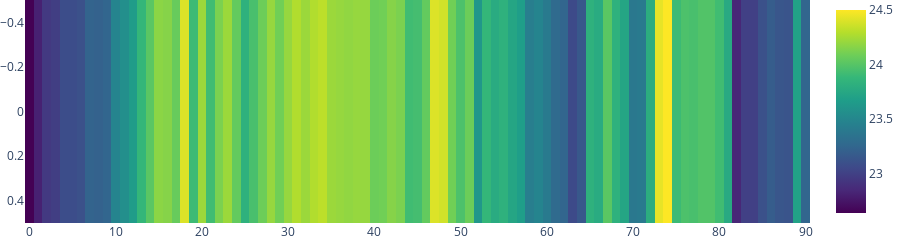

Notebook source saved alongside this figure:
### Code cell
accept_input("push the kettle", task_id=1, plot=True, show_frames=True)

### Figure 1 — Plotly figure (JSON) as saved in the notebook; plotly's stock layout.template omitted (floating-point values rounded to 4 significant figures)
{"data": [{"coloraxis": "coloraxis", "hovertemplate": "x: %{x}<br>y: %{y}<br>color: %{z}<extra></extra>", "name": "0", "type": "heatmap", "xaxis": "x", "yaxis": "y", "z": [[22.64, 22.81, 22.95, 22.98, 23.08, 23.08, 23.11, 23.23, 23.22, 23.25, 23.48, 23.56, 23.66, 23.88, 24.02, 24.17, 24.16, 24.06, 24.41, 23.91, 24.22, 23.92, 24.12, 24.22, 24.05, 23.83, 23.95, 24.08, 24.2, 24.09, 24.2, 24.28, 24.22, 24.28, 24.31, 24.22, 24.2, 24.19, 24.2, 24.2, 24.08, 24.09, 24.16, 24.12, 23.92, 23.94, 24.05, 24.41, 24.38, 24.09, 23.97, 24.08, 23.62, 23.88, 23.78, 23.83, 23.73, 23.67, 23.44, 23.48, 23.41, 23.28, 23.25, 23.06, 23.16, 23.83, 23.78, 24.02, 23.83, 23.73, 23.39, 23.41, 23.8, 24.44, 24.5, 23.91, 23.97, 23.95, 23.98, 23.98, 23.92, 23.77, 22.84, 23, 23, 23.11, 23.19, 23.14, 23.12, 23.7, 23.25]]}], "layout": {"coloraxis": {"colorscale": [[0, "#440154"], [0.1111, "#482878"], [0.2222, "#3e4989"], [0.3333, "#31688e"], [0.4444, "#26828e"], [0.5556, "#1f9e89"], [0.6667, "#35b779"], [0.7778, "#6ece58"], [0.8889, "#b5de2b"], [1, "#fde725"]], "showscale": true}, "height": 100, "margin": {"b": 0, "l": 0, "r": 0, "t": 0}, "xaxis": {"anchor": "y", "domain": [0, 1], "showticklabels": true}, "yaxis": {"anchor": "x", "autorange": "reversed", "domain": [0, 1], "showticklabels": true}}}
